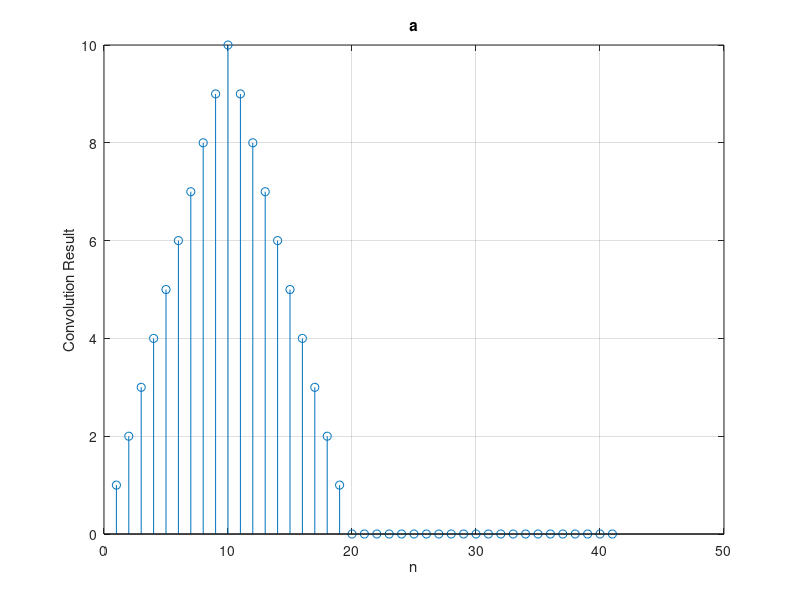
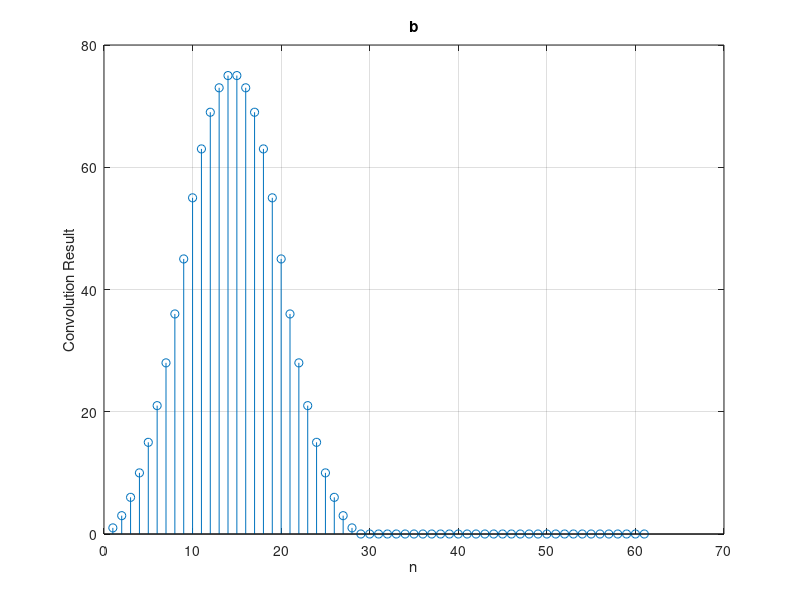
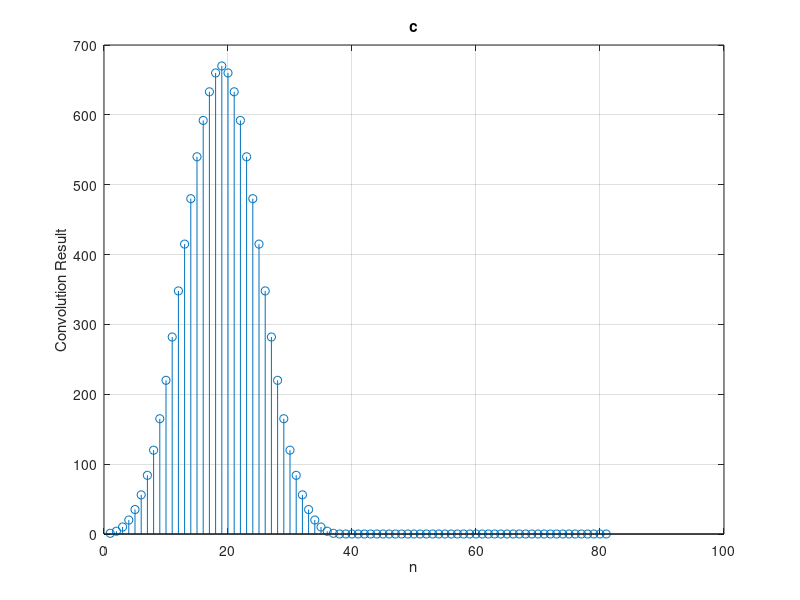
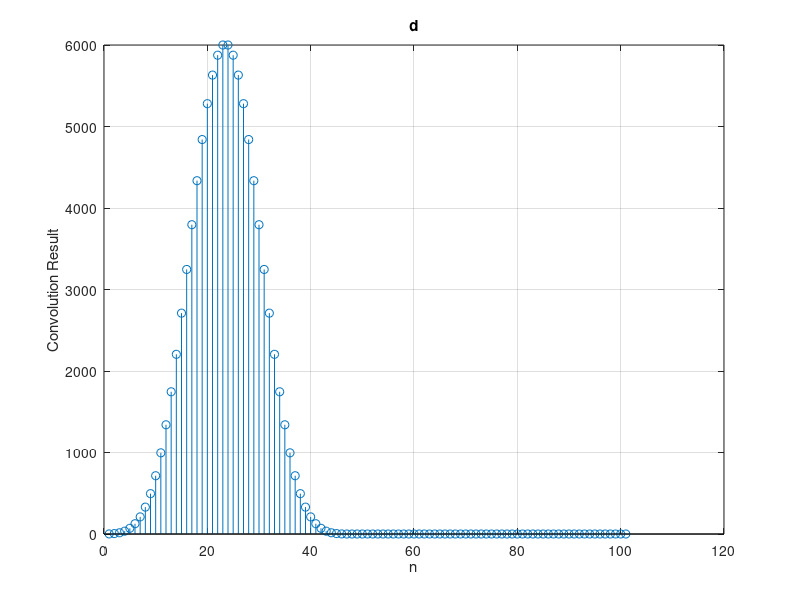

Recreate these plots in MATLAB, in order. (Note: this script raises an error after producing the figures.)
clc, clear, close all
n = 0 : 20;
step_signal_0 = zeros(size(n)); % Initialize with zeros
step_signal_0(n >= 0) = 1;     % Set the value to 1 for n >= 12

step_signal_10 = zeros(size(n)); % Initialize with zeros
step_signal_10(n >= 10) = 1;     % Set the value to 1 for n >= 12

x = step_signal_0 - step_signal_10;

a = conv(x,x);

figure(1);

stem(a);
title('a');
xlabel('n');
ylabel('Convolution Result');
grid on;

b = conv(a,x);
c = conv(b,x);
d = conv(c,x);

figure(3);
stem( b);
title('b');
xlabel('n');
ylabel('Convolution Result');
grid on;

figure(4);
stem( c);
title('c');
xlabel('n');
ylabel('Convolution Result');
grid on;

figure(5);
stem( d);
title('d');
xlabel('n');
ylabel('Convolution Result');
grid on;

%% q2
clc, clear, close all
[impr,fs] = audioread('impr.wav');
plot(impr);
title('impr');
xlabel('t');
ylabel('A');

%soundsc(impr);

[y,fs] = audioread('oilyrag.wav');

c = conv(y,impr);
soundsc(c);

%% q3
% Define the input signal and angular frequencies
clc, clear, close all
x = [1, 2, 3, 4];
w = linspace(-3*pi, 3*pi, 100);  % Angular frequencies from -pi to pi

h1 = [1/4 1/2 1/4];
h2 = [-1/4 1/2 -1/4];

% Calculate the DTFT
% output_dtft = calculate_dtft(x, w);
% 
% % Plot the magnitude of the DTFT
% plot(w, abs(output_dtft));
% xlabel('Angular Frequency (w)');
% ylabel('Magnitude of DTFT');
% title('DTFT of the Input Signal');
output_dtft_h1 = calculate_dtft(h1, w);
output_dtft_h2 = calculate_dtft(h2, w);

figure(1)
subplot(2,1,1);
plot(w,output_dtft_h1);
xlabel('Angular Frequency (w)');
ylabel('Magnitude of DTFT');
title('DTFT of the Input Signal');

subplot(2,1,2);
plot(w,output_dtft_h2);
xlabel('Angular Frequency (w)');
ylabel('Magnitude of DTFT');
title('DTFT of the Input Signal');

function output_dtft = calculate_dtft(x, w)
    % x: Input signal vector
    % w: Discrete-time frequency vector
    
    % Calculate the sample index vector 'n'
    N = length(x);
    n = -ceil((N-1)/2):floor((N-1)/2);

    % Initialize the output DTFT
    output_dtft = zeros(size(w));
    
    % Calculate the DTFT using the formula
    for k = 1:length(w)
        output_dtft(k) = sum(x .* exp(-1i * w(k) * n));
    end
end












